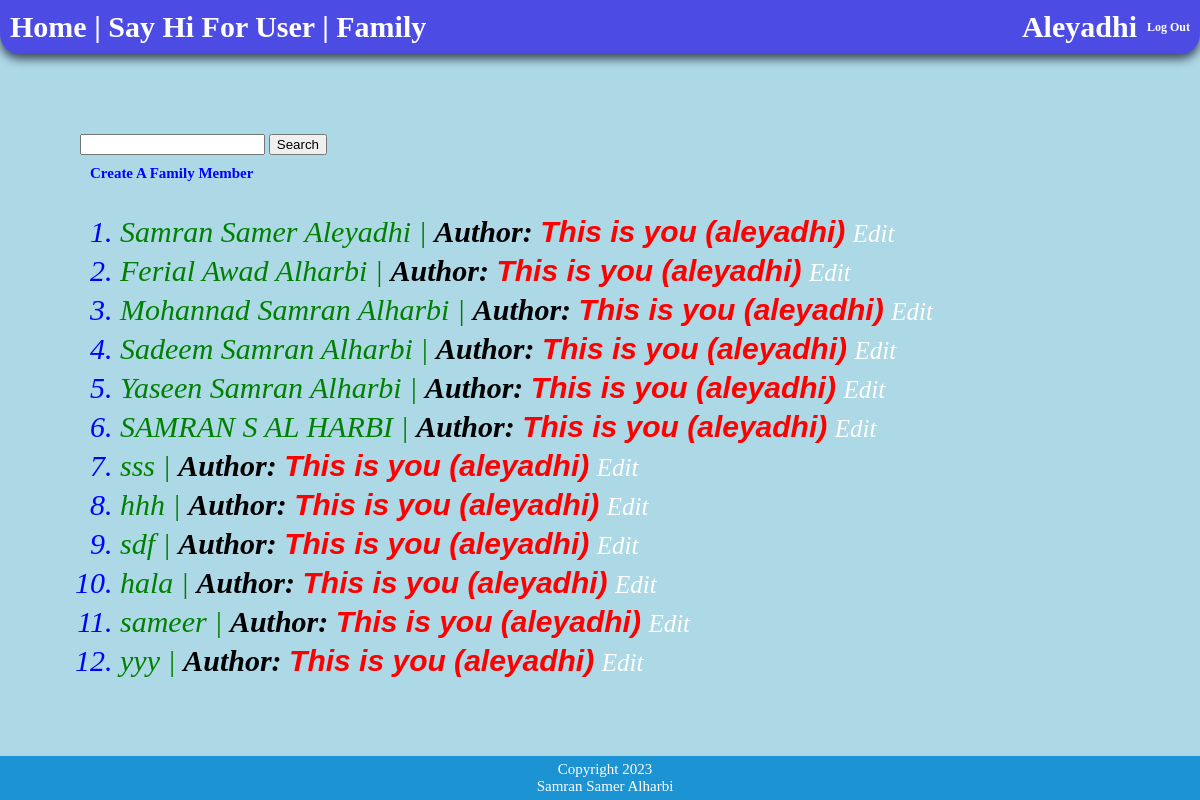
Page /family/ (signed in) on the committed database.
### app/models.py (models this page shows, shortened)
class Family(models.Model):
    relative_choices = [
        ('F','Father'),
        ('M', 'Mother'),
        ('S', 'Son'),
        ('D', 'daughter')
    ]
    name = models.CharField(max_length=255)
    slug = models.SlugField(unique=True, blank=True, null=True)
    birth_date = models.DateField()
    phone = models.CharField(max_length=255, null=True)
    joined_date = models.DateField(auto_now_add=True)
    updated = models.DateField(auto_now=True)
    relative_choices = models.CharField(max_length=1, null=True, choices=relative_choices)
    user = models.ForeignKey(User, blank=True, null=True, on_delete=models.SET_NULL)
    def get_absolute_url(self):
        return f'/family/{self.slug}'
    def get_update_url(self):
        return reverse('family:update', kwargs={'slug': self.slug})

### app/views.py (the view)
# urls.py: path('family/', family_view, name='family'),
@login_required
def family_view(request):
    if request.GET:
        lookups = Q(name__contains=request.GET['q']) | Q(phone__contains=request.GET['q'])
        all_family = Family.objects.filter(lookups)
    else:
        all_family = Family.objects.all()
    context = {
     'all_family' : all_family,
    }
    template = loader.get_template('family.html')
    return HttpResponse(template.render(context, request))

### app/templates/family.html (shortened to what this page needs)
{% extends 'base.html' %}
{% load static %}
{% block content %}
<div class="container">
 {% if user.is_authenticated %}
    <form action="" method="GET">
        <input type="text" name="q"/>
        <input type="submit" value="Search"/>
    </form>
    <p style="color: red;">
        <a href="{% url 'family:create' %}" style="color:blue; font-weight: bold;">Create A Family Member</a>
    </p>
 <ol>
     {% for x in all_family %}
     <li style="font-size: 30px;">
         <a href="{{ x.get_absolute_url }}" style="color: green; cursor: pointer;">{{x.name}} | <span style="color:black; font-weight: bold;">Author: {% if request.user == x.user %} <span class="blink">This is you ({{ x.user }})</span>{% else %} Another user {% endif %}</span></a>
         {% if x.get_update_url %}<small><a href="{{ x.get_update_url }}">Edit</a></small>{% endif %}
     </li>
     {% endfor %}
 </ol>
{% else %}
<h1 class="msg_to_login">
    Please, Log in to view the content
</h1>
{% endif %}
</div>
{% endblock %}

### app/templates/base.html (shortened to what this page needs)
{% load static %}
<!DOCTYPE html>
<html>
<head>
  <link rel="stylesheet" href="{% static 'base.css' %}">
</head>
<body>
    <div class="bar">
        {% if user.is_authenticated %}
         <div style="display:flex; justify-content: space-between;">
             <div>
                <a href="{% url 'family:home' %}">Home</a> |
                <a href="{% url 'family:hello' %}">Say Hi For User</a> |
                <a href="{% url 'family:family' %}">Family</a>
             </div>
             <div class="user-corner">
                 <div class="usr capitalize">
                     {{user}}
                 </div>
                 <a href="{% url 'logout' %}" style="font-size:12px">Log Out</a>
             </div>
        </div>
        {% endif %}
    </div>
  <main>
    <div class="container">
 {% if user.is_authenticated  or auth_screen %}
    {% block content %}
    {% endblock %}
{% endif %}
    </div>
  </main>
    <footer>
        <p>
            Copyright 2023
        </p>
        <p>
            Samran Samer Alharbi
        </p>
    </footer>
</body>
</html>

### app/static/base.css (style rules this page uses)
body { margin: 0px; padding: 0px; background-color: lightblue; font-size: 15px; }
.container { margin: 30px; padding: 10px; }
a { color:white; text-decoration: none; }
p { margin: 10px; }
ul, ol { font-size: 30px; color: blue; font-style: italic; line-height: 1.3; }
.bar { position: sticky; top: 0; margin: 0px; padding: 10px; background-color: #4c4ce5; border-radius: 0px 0px 20px 20px; color:white; font-size:30px; text-align:right; font-weight:bold; box-shadow: 0px 5px 10px #070820b0; }
.capitalize { text-transform: capitalize; }
.user-corner { display: flex; align-items: center; gap: 10px; }
.usr { animation-name: usr; animation-duration: 4s; animation-iteration-count: infinite; }
footer { padding: 5px; position: fixed; left: 0; bottom: 0; width: 100%; background-color: #1c93d3; color: white; text-align: center; }
footer p { margin: 0px; padding: 0px; }
.blink { animation: blinker 1.5s linear infinite; color: red; font-family: sans-serif; }

### rows in the picture
Family: name "Samran Samer Aleyadhi", user "aleyadhi"
Family: name "Ferial Awad Alharbi", user "aleyadhi"
Family: name "Mohannad Samran Alharbi", user "aleyadhi"
Family: name "Sadeem Samran Alharbi", user "aleyadhi"
Family: name "Yaseen Samran Alharbi", user "aleyadhi"
Family: name "SAMRAN S AL HARBI", user "aleyadhi"
Family: name "sss", user "aleyadhi"
Family: name "hhh", user "aleyadhi"
Family: name "sdf", user "aleyadhi"
Family: name "hala", user "aleyadhi"
Family: name "sameer", user "aleyadhi"
Family: name "yyy", user "aleyadhi"

### other values in the picture
{{ user }} "Aleyadhi"
